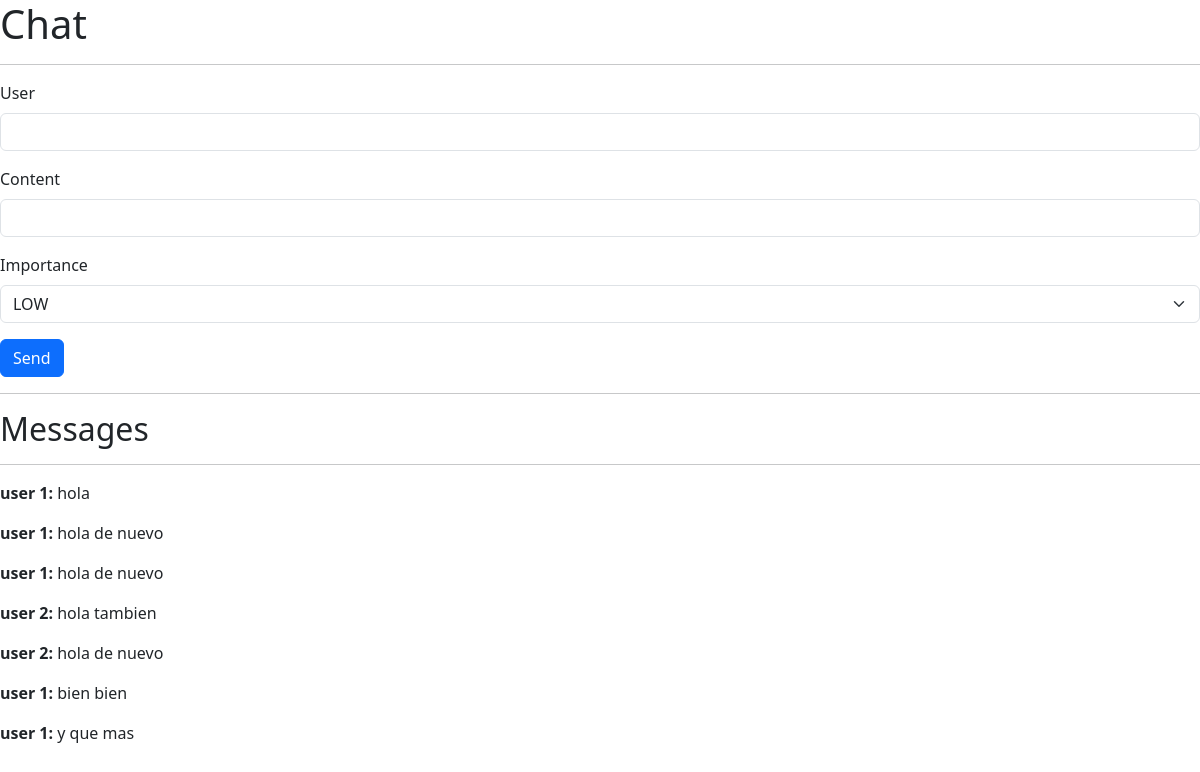
Before: / with the older database file.
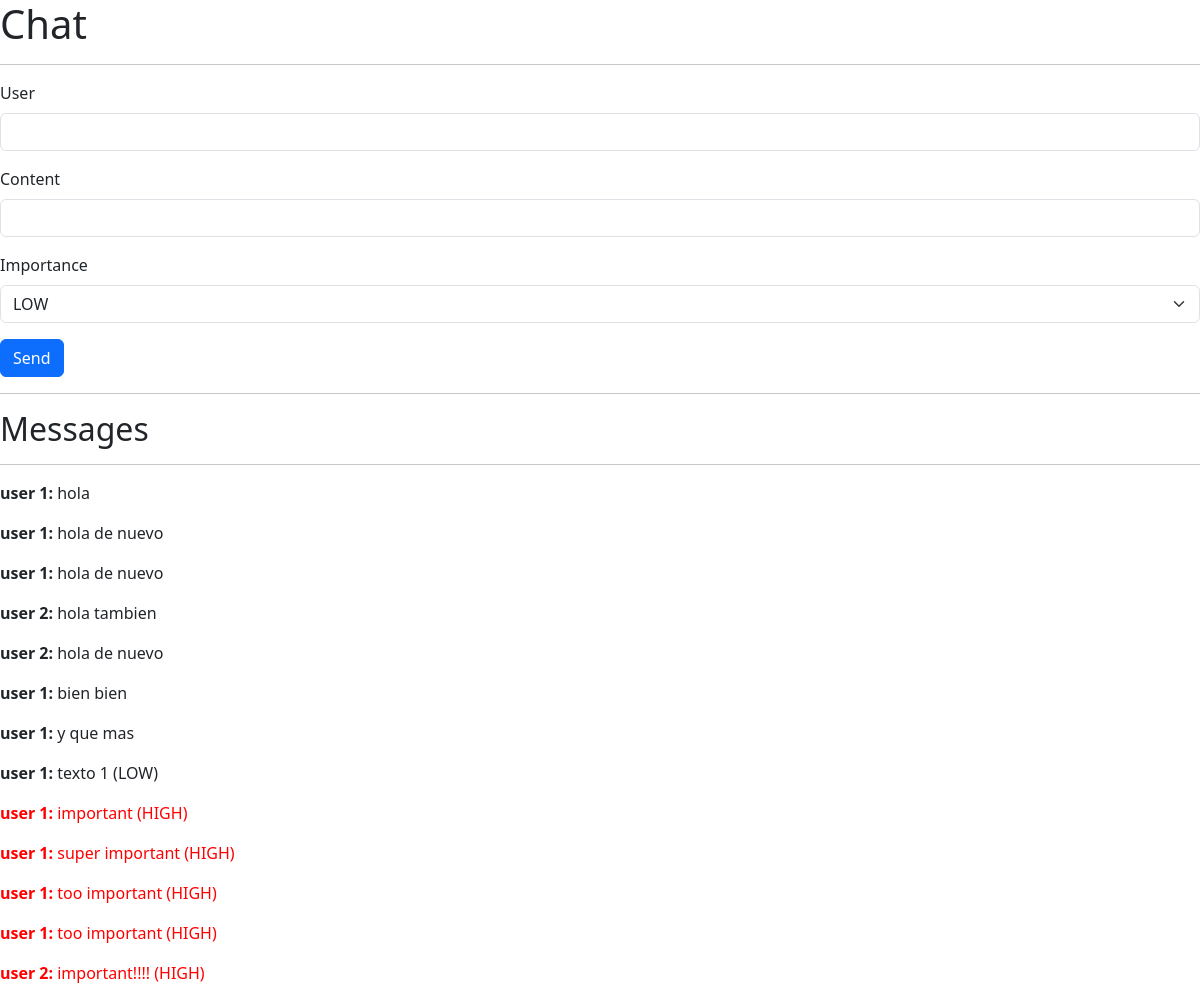
After: the same page with the newer database file.
### main.py (models this page shows, shortened)
class Message(db.Model):
    __tablename__ = "messages"
    id = db.Column(db.Integer, primary_key=True, autoincrement=True)
    user = db.Column(db.String(120), nullable=False)
    content = db.Column(db.Text, nullable=False)
    importance = db.Column(db.String(10), nullable=True, default="LOW")
    created_at = db.Column(db.DateTime(timezone=True), server_default=func.now())

### main.py (the view)
@app.route("/")
def index():
    items = Message.query.all()
    return render_template("index.html", items=items)

### templates/index.html (shortened to what this page needs)
<!doctype html>
<html lang="en">
  <head>
    <link href="https://cdn.jsdelivr.net/npm/bootstrap@5.3.3/dist/css/bootstrap.min.css" rel="stylesheet">
</head>
  <body>
    <h1>Chat</h1>
    <hr>
    <form method="POST" id="form">
        <div class="mb-3">
          <label class="form-label">User</label>
          <input type="text" class="form-control" id="user" />
        </div>
        <div class="mb-3">
            <label class="form-label">Content</label>
            <input type="text" class="form-control" id="content" />
          </div>
          <div class="mb-3">
            <label class="form-label">Importance</label>
            <select class="form-select" id="importance">
                <option selected value="LOW">LOW</option>
              </select>
            </div>
        <button type="submit" class="btn btn-primary">Send</button>
      </form>
      <hr>
      <h2>Messages</h2>
      <hr>
      <div id="messages">
        {% for item in items %}
          {% if item.importance == "HIGH" %}
          <p style="color:red;"><b>{{ item.user }}:</b> {{ item.content }} {% if item.importance %}({{ item.importance }}){% endif %}</p>
          {% else %}
          <p><b>{{ item.user }}:</b> {{ item.content }} {% if item.importance %}({{ item.importance }}){% endif %}</p>
          {% endif %}
        {% endfor %}
      </div>
  </body>
</html>

Changed rows visible on the page:
added Message: user "user 1", content "texto 1", importance "LOW"
added Message: user "user 1", content "important", importance "HIGH"
added Message: user "user 1", content "super important", importance "HIGH"
added Message: user "user 1", content "too important", importance "HIGH"
added Message: user "user 1", content "too important", importance "HIGH"
added Message: user "user 2", content "important!!!!", importance "HIGH"
